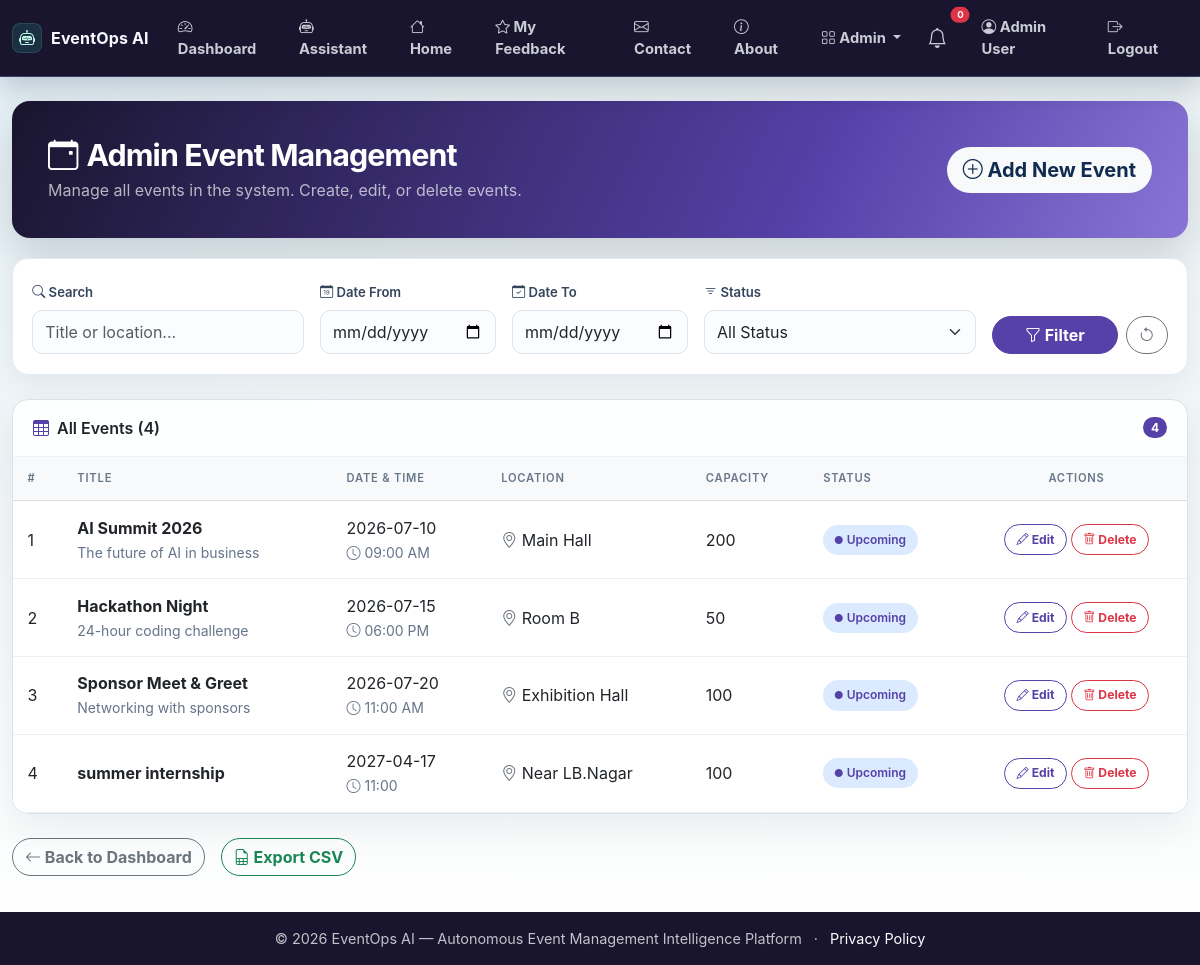
Screenshot of /admin/events (signed in) with the database file from the repository.
### app.py (models this page shows, shortened)
class User(UserMixin, db.Model):
    id = db.Column(db.Integer, primary_key=True)
    name = db.Column(db.String(100), nullable=False)
    email = db.Column(db.String(100), unique=True, nullable=False)
    password_hash = db.Column(db.String(200), nullable=False)
    role = db.Column(db.String(20), default='user')
    created_at = db.Column(db.DateTime, default=lambda: datetime.now(timezone.utc))

class Event(db.Model):
    id = db.Column(db.Integer, primary_key=True)
    title = db.Column(db.String(200), nullable=False)
    description = db.Column(db.Text)
    date = db.Column(db.String(50))
    time = db.Column(db.String(50))
    location = db.Column(db.String(200))
    capacity = db.Column(db.Integer)
    status = db.Column(db.String(20), default='upcoming')
    created_at = db.Column(db.DateTime, default=lambda: datetime.now(timezone.utc))

### app.py (the view)
@app.route('/admin/events')
@login_required
def admin_events():
    if current_user.role != 'admin':
        abort(403)
    query = Event.query
    search = request.args.get('search', '').strip()
    status = request.args.get('status', '').strip().lower()
    date_from = request.args.get('date_from', '').strip()
    date_to = request.args.get('date_to', '').strip()
    if search:
        query = query.filter(db.or_(Event.title.ilike(f'%{search}%'), Event.location.ilike(f'%{search}%')))
    if status in {'upcoming', 'ongoing', 'completed', 'cancelled'}:
        query = query.filter(db.func.lower(Event.status) == status)
    if date_from:
        query = query.filter(Event.date >= date_from)
    if date_to:
        query = query.filter(Event.date <= date_to)
    events = query.order_by(Event.date.asc(), Event.time.asc()).all()
    return render_template('admin_events.html', events=events)

### app.py (called while the page is built)
@login_manager.user_loader
def load_user(user_id):
    return User.query.get(int(user_id))

### templates/admin_events.html (shortened to what this page needs)
{% extends "base.html" %}
{% block content %}
<div class="page-header">
    <div class="d-flex justify-content-between align-items-center">
        <div>
            <h2><i class="bi bi-calendar-event me-2"></i>Admin Event Management</h2>
            <p>Manage all events in the system. Create, edit, or delete events.</p>
        </div>
        <a href="{{ url_for('admin_event_add') }}" class="btn btn-light btn-lg">
            <i class="bi bi-plus-circle"></i> Add New Event
        </a>
    </div>
</div>
<div class="search-card">
    <form method="GET" class="row g-3 align-items-end">
        <div class="col-md-3">
            <label class="form-label fw-semibold"><i class="bi bi-search"></i> Search</label>
            <input type="text" name="search" class="form-control" placeholder="Title or location..."
                   value="{{ request.args.get('search', '') }}">
        </div>
        <div class="col-md-2">
            <label class="form-label fw-semibold"><i class="bi bi-calendar-date"></i> Date From</label>
            <input type="date" name="date_from" class="form-control" value="{{ request.args.get('date_from', '') }}">
        </div>
        <div class="col-md-2">
            <label class="form-label fw-semibold"><i class="bi bi-calendar-check"></i> Date To</label>
            <input type="date" name="date_to" class="form-control" value="{{ request.args.get('date_to', '') }}">
        </div>
        <div class="col-md-3">
            <label class="form-label fw-semibold"><i class="bi bi-filter"></i> Status</label>
            <select name="status" class="form-select">
                <option value="">All Status</option>
            </select>
        </div>
        <div class="col-md-2 d-flex gap-2">
            <button type="submit" class="btn btn-primary flex-grow-1"><i class="bi bi-funnel"></i> Filter</button>
            <a href="{{ url_for('admin_events') }}" class="btn btn-outline-secondary" title="Clear filters" aria-label="Clear filters"><i class="bi bi-arrow-counterclockwise"></i></a>
        </div>
    </form>
</div>
<div class="card table-card">
    <div class="card-header d-flex justify-content-between align-items-center">
        <span><i class="bi bi-table text-primary me-2"></i>All Events ({{ events|length }})</span>
        {% if events %}
        <span class="badge bg-primary rounded-pill">{{ events|length }}</span>
        {% endif %}
    </div>
    <div class="card-body p-0">
        <div class="table-responsive">
            <table class="table table-hover mb-0">
                <thead class="table-light">
                    <tr>
                        <th>#</th>
                        <th>Title</th>
                        <th>Date & Time</th>
                        <th>Location</th>
                        <th>Capacity</th>
                        <th>Status</th>
                        <th class="text-center">Actions</th>
                    </tr>
                </thead>
                <tbody>
                    {% for event in events %}
                    <tr>
                        <td>{{ loop.index }}</td>
                        <td><strong>{{ event.title }}</strong>
                            {% if event.description %}
                            <br><small class="text-muted">{{ event.description[:50] }}{% if event.description|length > 50 %}…{% endif %}</small>
                            {% endif %}
                        </td>
                        <td>
                            {{ event.date }}<br>
                            <small class="text-muted"><i class="bi bi-clock"></i> {{ event.time }}</small>
                        </td>
                        <td><i class="bi bi-geo-alt text-secondary"></i> {{ event.location or '—' }}</td>
                        <td>{{ event.capacity }}</td>
                        <td>
                            <span class="status-badge status-{{ event.status }}">
                                <i class="bi bi-circle-fill me-1" style="font-size:0.5rem;"></i>
                                {{ event.status|capitalize }}
                            </span>
                        </td>
                        <td class="text-center">
                            <a href="{{ url_for('admin_event_edit', event_id=event.id) }}" class="btn btn-outline-primary btn-action">
                                <i class="bi bi-pencil"></i> Edit
                            </a>
                            <form method="POST" action="{{ url_for('admin_event_delete', event_id=event.id) }}" class="d-inline" onsubmit="return confirm('Are you sure you want to delete this event?')">
                                <button type="submit" class="btn btn-outline-danger btn-action"><i class="bi bi-trash"></i> Delete</button>
                            </form>
                        </td>
                    </tr>
                    {% endfor %}
                </tbody>
            </table>
        </div>
    </div>
</div>
<div class="mt-4 d-flex gap-3">
    <a href="{{ url_for('dashboard') }}" class="btn btn-outline-secondary">
        <i class="bi bi-arrow-left"></i> Back to Dashboard
    </a>
    {% if events %}
    <a href="{{ url_for('admin_events_export', **request.args) }}" class="btn btn-outline-success">
        <i class="bi bi-file-earmark-spreadsheet"></i> Export CSV
    </a>
    {% endif %}
</div>
{% endblock %}

### templates/base.html (shortened to what this page needs)
<!DOCTYPE html>
<html lang="en">
<head>
<link href="https://cdn.jsdelivr.net/npm/bootstrap@5.3.0/dist/css/bootstrap.min.css" rel="stylesheet">
<link rel="stylesheet" href="https://cdn.jsdelivr.net/npm/bootstrap-icons@1.11.0/font/bootstrap-icons.css">
<link rel="stylesheet" href="{{ url_for('static', filename='css/style.css', v='futuristic-purple-20261030') }}">
</head>
<body>
<nav class="navbar navbar-expand-lg navbar-dark shadow-sm">
<div class="container-fluid">
<a class="navbar-brand fw-bold" href="{{ url_for('index') }}">
<i class="bi bi-robot"></i>EventOps AI
</a>
<div class="collapse navbar-collapse" id="navbarNav">
<ul class="navbar-nav ms-auto align-items-lg-center">
                    {% if current_user.is_authenticated %}
<li class="nav-item">
<a class="nav-link" href="{{ url_for('dashboard') }}">
<i class="bi bi-speedometer2"></i> Dashboard
</a>
</li>
<li class="nav-item">
<a class="nav-link" href="{{ url_for('assistant_page') }}">
<i class="bi bi-robot"></i> Assistant
</a>
</li>
<li class="nav-item">
<a class="nav-link" href="{{ url_for('index') }}">
<i class="bi bi-house"></i> Home
</a>
</li>
<li class="nav-item">
<a class="nav-link" href="{{ url_for('feedback_list') }}">
<i class="bi bi-star"></i> My Feedback
</a>
</li>
<li class="nav-item">
<a class="nav-link" href="{{ url_for('contact') }}">
<i class="bi bi-envelope"></i> Contact
</a>
</li>
<li class="nav-item">
<a class="nav-link" href="{{ url_for('about') }}">
<i class="bi bi-info-circle"></i> About
</a>
</li>
                        {% if current_user.role == 'admin' %}
<li class="nav-item dropdown">
<a class="nav-link dropdown-toggle" href="#" role="button" data-bs-toggle="dropdown">
<i class="bi bi-grid"></i> Admin
</a>
</li>
                        {% endif %}
<li class="nav-item position-relative me-2">
<a class="nav-link" href="#" title="Notifications" data-bs-toggle="dropdown">
<i class="bi bi-bell fs-5"></i>
<span class="position-absolute top-0 start-100 translate-middle badge rounded-pill bg-danger" style="font-size:0.6rem;">
                                    0
</span>
</a>
</li>
<li class="nav-item">
<a class="nav-link" href="{{ url_for('profile') }}">
<i class="bi bi-person-circle"></i> {{ current_user.name }}
</a>
</li>
<li class="nav-item">
<a class="nav-link" href="{{ url_for('logout') }}">
<i class="bi bi-box-arrow-right"></i> Logout
</a>
</li>
                    {% endif %}
</ul>
</div>
</div>
</nav>
<main class="container-fluid py-4">
        {% block content %}{% endblock %}
</main>
<footer class="footer bg-dark text-white py-3 mt-4">
<div class="container text-center">
<span>© 2026 EventOps AI — Autonomous Event Management Intelligence Platform</span>
<span class="mx-2" aria-hidden="true">·</span>
<a class="text-white" href="{{ url_for('privacy') }}">Privacy Policy</a>
</div>
</footer>
</body>
</html>

### static/css/style.css (style rules this page uses)
:root { --eo-ink: #19152E; --eo-muted: #64748b; --eo-body: #334155; --eo-bg: #eaf2f5; --eo-surface: #ffffff; --eo-line: #d8e3e9; --eo-navy: #19152E; --eo-blue: #5541A8; --eo-indigo: #19152E; --eo-teal: #B7A5FF; --eo-amber: #f59e0b; --eo-rose: #e11d48; --eo-shadow: 0 22px 60px rgba(15, 23, 42, 0.11); --eo-soft-shadow: 0 14px 36px rgba(15, 23, 42, 0.08); }
* { letter-spacing: 0; }
html { scroll-behavior: smooth; }
body { min-height: 100vh; color: var(--eo-body); background: radial-gradient(circle at top left, rgba(139, 206, 255, 0.08), transparent 34rem), linear-gradient(180deg, var(--eo-bg) 0%, #f3f7f9 55%, #ffffff 100%); font-family: "Inter", "Segoe UI", system-ui, -apple-system, BlinkMacSystemFont, sans-serif; }
a { text-decoration: none; }
.navbar { position: sticky; top: 0; z-index: 1030; min-height: 60px; border-bottom: 1px solid rgba(139, 206, 255, 0.25); background: #19152E !important; box-shadow: 0 10px 28px rgba(16, 27, 53, 0.2) !important; backdrop-filter: blur(14px); }
.navbar .container-fluid { width: min(1240px, calc(100% - 24px)); margin: 0 auto; padding-left: 0; padding-right: 0; }
.navbar-brand { display: inline-flex; align-items: center; gap: 9px; font-size: 1rem; letter-spacing: .01em; color: #f7fbff !important; font-weight: 800; }
.navbar-brand i { display: inline-flex; width: 30px; height: 30px; align-items: center; justify-content: center; border-radius: 8px; color: #bff8eb; background: rgba(45, 212, 191, 0.14); box-shadow: inset 0 0 0 1px rgba(125, 211, 200, 0.16); }
.navbar-dark .navbar-nav .nav-link { position: relative; border-radius: 999px; color: rgba(245, 249, 255, 0.8); font-size: 0.92rem; font-weight: 650; padding: 0.5rem 0.82rem; transition: background 0.2s ease, color 0.2s ease, transform 0.2s ease; }
main.container-fluid { width: min(1240px, calc(100% - 24px)); min-height: calc(100vh - 138px); margin: 0 auto; padding: 24px 0 0 !important; }
.dropdown-menu, .modal-content, .list-group-item, .table, .card { border-color: var(--eo-line) !important; }
.card { border-radius: 12px !important; background: rgba(255, 255, 255, 0.96); box-shadow: var(--eo-soft-shadow); }
.btn { border-radius: 999px; font-weight: 750; box-shadow: none !important; }
.btn-primary, .bg-primary { background: var(--eo-blue) !important; border-color: var(--eo-blue) !important; }
.btn-outline-primary { border-color: var(--eo-blue); color: var(--eo-blue); }
.text-primary { color: var(--eo-blue) !important; }
h1, h2, h3, h4, h5, h6, .section-title, .eo-section-title { color: var(--eo-navy); }
.hero-gradient :is(h1, h2, h3, h4, h5, h6), .eo-gradient-panel :is(h1, h2, h3, h4, h5, h6), .contact-hero h1, .feedback-card .card-header :is(h1, h2, h3, h4, h5, h6), .registrations-card .card-header :is(h1, h2, h3, h4, h5, h6), .register-card .card-header :is(h1, h2, h3, h4, h5, h6), .assistant .chat-header :is(h1, h2, h3, h4, h5, h6), .chat-header :is(h1, h2, h3, h4, h5, h6), .page-header :is(h1, h2, h3, h4, h5, h6) { color: #fff !important; }
.footer { margin-top: 36px !important; background: var(--eo-navy) !important; color: rgba(255, 255, 255, 0.74) !important; font-size: 0.9rem; }
.section-copy, .text-muted { color: var(--eo-muted) !important; }

### rows the page displays
User: name "Admin User"
Event: title "AI Summit 2026", description "The future of AI in business", date "2026-07-10", time "09:00 AM", location "Main Hall", capacity "200", status "Upcoming"
Event: title "Hackathon Night", description "24-hour coding challenge", date "2026-07-15", time "06:00 PM", location "Room B", capacity "50", status "Upcoming"
Event: title "Sponsor Meet & Greet", description "Networking with sponsors", date "2026-07-20", time "11:00 AM", location "Exhibition Hall", capacity "100", status "Upcoming"
Event: title "summer internship", date "2027-04-17", time "11:00", location "Near LB.Nagar", capacity "100", status "Upcoming"

### other values shown
{{ events|length }} "4"
